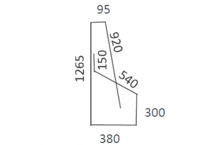
#> input picture Image Analytics/intersecting.png, 216 x 145 px
$ jupyter execute Intersecting.ipynb   (older library calls are emulated)
#> lines starting #> are read from the running program, lines starting #| are printed output that depends on the picture; after the words box and inside, x2 and y2 are one past the last pixel; in counts of white or black regions, pixels touching at a corner belong together
[cell 1]
import cv2
import numpy as np
import matplotlib.pyplot as plt

# Load the image
image_path = "intersecting.png"
img = cv2.imread(image_path)
#> img is the input picture: shape (145, 216, 3); mean B, G, R 250.5, 250.4, 250.4

# Convert to grayscale
gray = cv2.cvtColor(img, cv2.COLOR_BGR2GRAY)

# Apply bilateral filter to smooth the image while preserving edges
gray = cv2.bilateralFilter(gray, 10, 23, 3)

# Apply Laplacian edge detection
lap = cv2.Laplacian(gray, cv2.CV_64F)
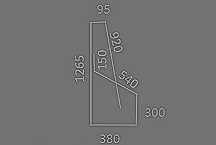
#> lap: shape (145, 216) float64; min -357, max 433, mean 0; drawn with min black and max white
lap = np.uint8(np.absolute(lap))
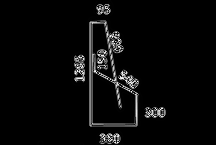
#> lap: shape (145, 216); min 0, max 255, mean 9.3

# Contour detection
contours, hierarchy = cv2.findContours(lap, cv2.RETR_EXTERNAL, cv2.CHAIN_APPROX_SIMPLE)
#> contours = 4 contours, 2 with area under 20; largest, box (x1, y1, x2, y2) and area: (71, 0, 168, 129) 5598, (96, 130, 124, 145) 338

# Remove small objects by calculating the perimeter
perimeter_threshold = 60  # Adjust this threshold as needed
filtered_contours = [cnt for cnt in contours if cv2.arcLength(cnt, True) > perimeter_threshold]
#> filtered_contours = 2 contours; box (x1, y1, x2, y2) and area: (71, 0, 168, 129) 5598, (96, 130, 124, 145) 338

# Draw contours on a white background
white_background = np.ones_like(img) * 255
contour_image = cv2.drawContours(white_background, filtered_contours, -1, (0, 0, 0), 2)
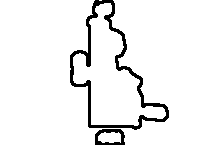
#> contour_image: shape (145, 216, 3); 94.3% white; 2 black regions, box (x1, y1, x2, y2) and area: (70, 0, 169, 130) 1549, (95, 129, 125, 145) 234

# Threshold
threshold_value = 106
_, thresh = cv2.threshold(gray, threshold_value, 255, cv2.THRESH_BINARY_INV)
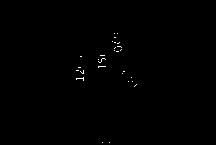
#> thresh: shape (145, 216); 0.27% white in thin lines or dots, all inside (x1, y1, x2, y2) = (76, 33, 137, 143)

# Remove noise
kernel = cv2.getStructuringElement(cv2.MORPH_RECT, (1, 1))
thresh = cv2.morphologyEx(thresh, cv2.MORPH_OPEN, kernel)

# Invert the mask to create a mask for numbers
mask = cv2.bitwise_not(thresh)

# Use Shi-Tomasi corner detection
corners = cv2.goodFeaturesToTrack(mask, maxCorners=100, qualityLevel=0.01, minDistance=10)
#> corners = [[83, 78], [103, 60], [81, 56], [115, 37], [124, 71], [121, 48], [109, 142], [132, 81], [77, 70]]

if corners is not None:
    corners = np.int0(corners)

# Draw corners on the mask image
mask_with_corners = cv2.cvtColor(mask, cv2.COLOR_GRAY2BGR)
if corners is not None:
    for corner in corners:
        x, y = corner.ravel()
        cv2.circle(mask_with_corners, (x, y), 3, (0, 0, 255), -1)
#> this loop made 9 passes
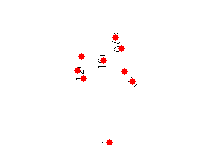
#> mask_with_corners: shape (145, 216, 3); mean B, G, R 252.4, 252.4, 254.6

# Count the number of corners detected and calculate the number of bends
num_corners = len(corners) if corners is not None else 0
#> num_corners = 9
num_bends = num_corners -2 # Subtract 3 from the number of corners
#> num_bends = 7

# Plotting the results
plt.figure(figsize=(15, 4))

# Plot the original image
plt.subplot(1, 3, 1)
plt.imshow(cv2.cvtColor(lap, cv2.COLOR_BGR2RGB))
plt.title('Edge Detection')

# Plot the edge detection result
plt.subplot(1, 3, 2)
plt.imshow(mask, cmap='gray')
plt.title('Edge Detection')

# Plot the mask image with detected corners
plt.subplot(1, 3, 3)
plt.imshow(cv2.cvtColor(mask_with_corners, cv2.COLOR_BGR2RGB))
plt.title(f'Number of bends: {num_bends}')

# Show the plots
plt.show()
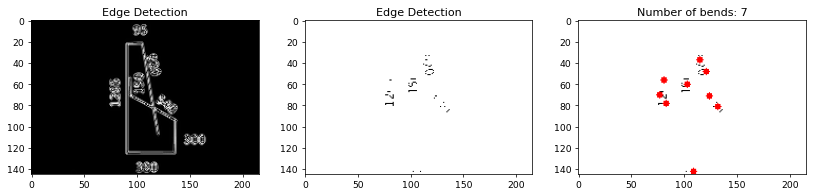
#> figure drawn by matplotlib, 3 panels

# Clean up windows (useful for interactive environments)
cv2.destroyAllWindows()

# cv2.imwrite("st_CAB_output.jpg", mask)
# cv2.imwrite("st_CAB_bends.jpg", mask_with_corners)

$ run again, with Image Analytics/3-resized.png copied over Image Analytics/intersecting.png
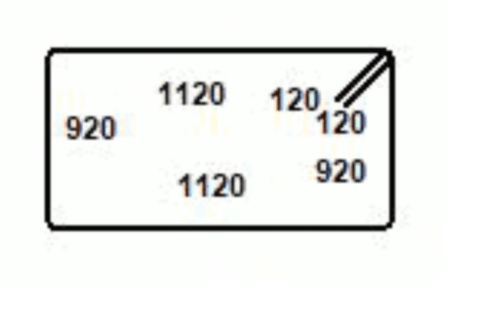
#> input picture Image Analytics/3-resized.png, 500 x 311 px
#> img is the input picture: shape (311, 500, 3); mean B, G, R 236.6, 238.7, 237
#> contours = 2 contours; box (x1, y1, x2, y2) and area: (38, 40, 416, 255) 72354, (0, 0, 443, 282) 718
#> filtered_contours has the same summary as contours
#> contour_image: shape (311, 500, 3); 95.7% white; 2 black regions, box (x1, y1, x2, y2) and area: (37, 39, 417, 256) 3754, (0, 0, 444, 283) 2889
#> `_, thresh = cv2.threshold(gray, threshold_value, 255, cv2.THRESH_BINAR..`:
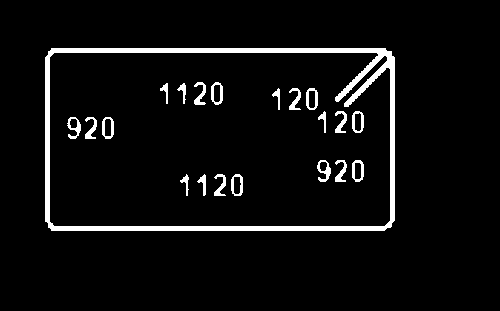
#> thresh: shape (311, 500); 5.3% white; 21 white regions, largest, box (x1, y1, x2, y2) and area: (45, 48, 395, 231) 5856, (317, 160, 331, 182) 145, (67, 117, 81, 139) 139
#> corners = 66 rows, first 8: [205, 103], [324, 111], [278, 88], [204, 175], [215, 178], [336, 163], [86, 120], [178, 89]
#> the loop `for corner in corners:` made 66 passes
#> num_corners = 66
#> num_bends = 64
#> `plt.show()`:
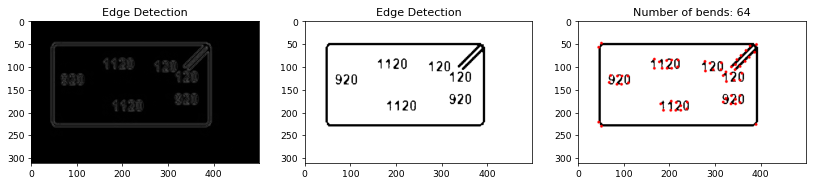
#> figure drawn by matplotlib, 3 panels
